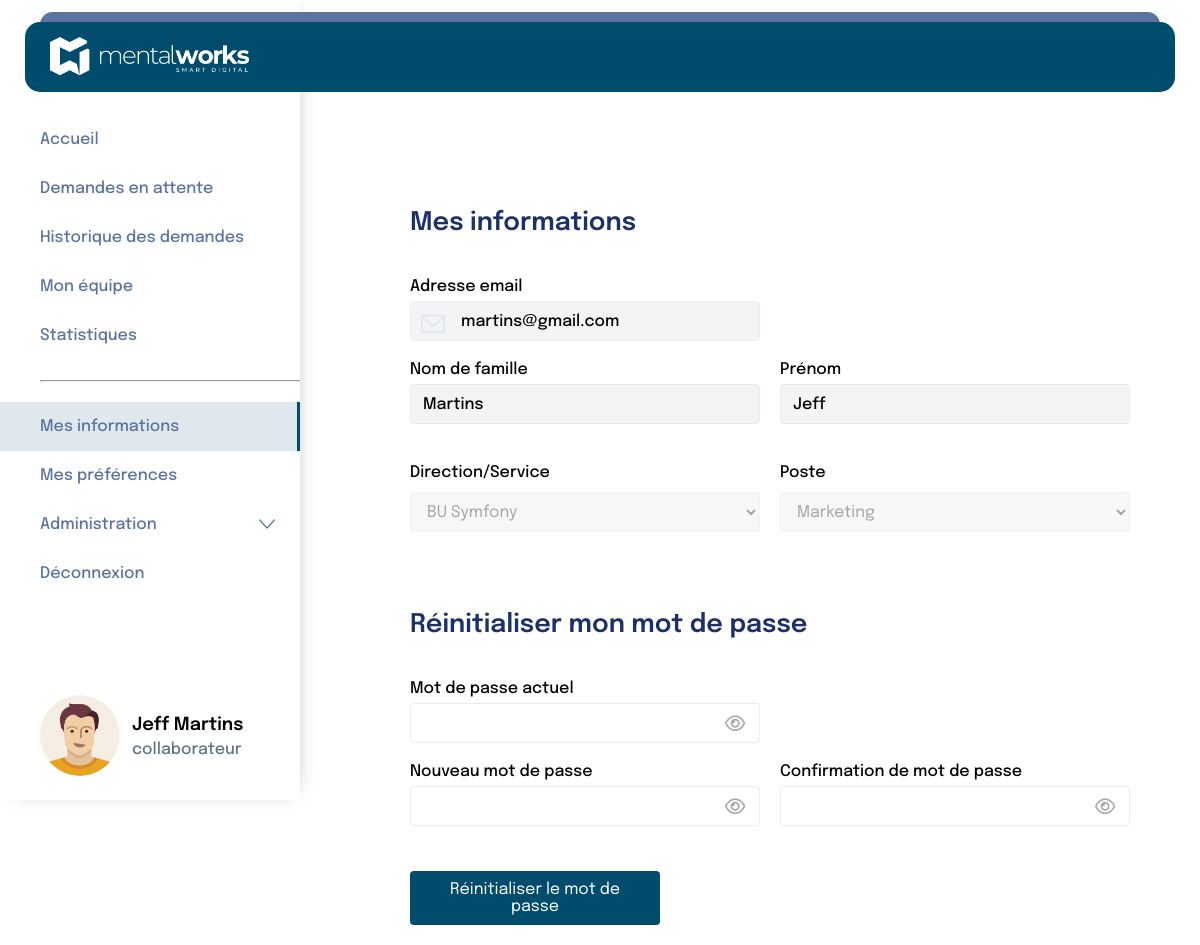
The page /pages/manager/mesInformations.php (signed in) on the database its author committed.
### tables this page shows
CREATE TABLE `user` (
  `id` int(11) NOT NULL,
  `email` varchar(255) NOT NULL,
  `password` varchar(255) NOT NULL,
  `enabled` tinyint(1) NOT NULL DEFAULT 1,
  `created_at` datetime NOT NULL,
  `role` varchar(50) NOT NULL,
  `person_id` int(11) NOT NULL
);

CREATE TABLE `person` (
  `id` int(11) NOT NULL,
  `last_name` varchar(100) NOT NULL,
  `first_name` varchar(100) NOT NULL,
  `manager_id` int(11) DEFAULT NULL,
  `department_id` int(11) NOT NULL,
  `position_id` int(11) NOT NULL,
  `alert_new_request` tinyint(1) NOT NULL DEFAULT 0,
  `alert_on_answer` tinyint(1) NOT NULL DEFAULT 0,
  `alert_before_vacation` tinyint(1) NOT NULL DEFAULT 0
);

CREATE TABLE `department` (
  `id` int(11) NOT NULL,
  `name` varchar(100) NOT NULL
);

CREATE TABLE `positions` (
  `id` int(11) NOT NULL,
  `name` varchar(100) NOT NULL
);

### pages/manager/mesInformations.php (the view, shortened to what this page needs)
<?php
include '../../includes/database.php';
include '../../includes/header2.php';
include '../../includes/functions.php';
$id = $_SESSION['utilisateur']['id'];
$query = $bdd->prepare("
    SELECT
        p.last_name     AS Nom,
        p.first_name    AS Prenom,
        u.email         AS Email,
        u.password      AS password,
        d.name          AS Departement,
        d.id            AS department_id,
        pos.id          AS position_id,
        pos.name        AS Position,
        p.manager_id    AS manager_id
    FROM user u
    JOIN person p ON u.person_id = p.id
    JOIN department d ON p.department_id = d.id
    JOIN positions pos ON p.position_id = pos.id
    WHERE u.id = :id
");
$query->bindParam(':id', $id, PDO::PARAM_INT);
$query->execute();
$infos   = $query->fetch(PDO::FETCH_ASSOC);
$data    = [];
?>
<link rel="stylesheet" href="../../style.css" />
<div class="flex">
  <?php include "../../includes/navBar/navBar2.php"; ?>
  <div class="containerMesInfos page">
    <section class="mesInfosSection">
      <h2>Mes informations</h2>
      <form class="mesInfosForm" method="POST">
        <label for="emailAddress">Adresse email</label>
        <input type="email"
          id="emailAddress"
          name="emailAddress"
          value="<?= htmlspecialchars($infos['Email']) ?>"
          required
          readonly />
        <div class="inlineFields">
          <div class="fieldGroup">
            <label for="lastName">Nom de famille</label>
            <input type="text"
              id="lastName"
              name="lastName"
              value="<?= htmlspecialchars($infos['Nom']) ?>"
              required
              readonly />
          </div>
          <div class="fieldGroup">
            <label for="firstName">Prénom</label>
            <input type="text"
              id="firstName"
              name="firstName"
              value="<?= htmlspecialchars($infos['Prenom']) ?>"
              required
              readonly />
          </div>
        </div>
        <div class="inlineFields">
          <div class="fieldGroup">
            <label for="department">Direction/Service</label>
            <select id="department" name="department" disabled>
              <option selected><?= htmlspecialchars($infos['Departement']) ?></option>
            </select>
          </div>
          <div class="fieldGroup">
            <label for="position">Poste</label>
            <select id="position" name="position" disabled>
              <option selected><?= htmlspecialchars($infos['Position']) ?></option>
            </select>
          </div>
        </div>
        <h2>Réinitialiser mon mot de passe</h2>
        <label for="currentPassword">Mot de passe actuel</label>
        <div class="password-wrapper">
          <input type="password"
            id="currentPassword"
            name="currentPassword"
            value="<?= $data['currentPassword'] ?? '' ?>" />
          <i class="fa-regular fa-eye toggle-password"
            data-target="currentPassword"></i>
        </div>
        <div class="inlineFields">
          <div class="fieldGroup">
            <label for="newPassword">Nouveau mot de passe</label>
            <div class="password-wrapper">
              <input type="password"
                id="newPassword"
                name="newPassword"
                value="<?= $data['newPassword'] ?? '' ?>" />
              <i class="fa-regular fa-eye toggle-password"
                data-target="newPassword"></i>
            </div>
          </div>
          <div class="fieldGroup">
            <label for="confirmPassword">Confirmation de mot de passe</label>
            <div class="password-wrapper">
              <input type="password"
                id="confirmPassword"
                name="confirmPassword"
                value="<?= $data['confirmPassword'] ?? '' ?>" />
              <i class="fa-regular fa-eye toggle-password"
                data-target="confirmPassword"></i>
            </div>
          </div>
        </div>
        <button type="submit" class="resetBtn">Réinitialiser le mot de passe</button>
      </form>
    </section>
  </div>
</div>
</body>
</html>

### style.css (style rules this page uses)
* { margin: 0; padding: 0; box-sizing: border-box; }
html { margin: 0; }
body { margin: 0; padding: 0; font-family: "Epilogue"; }
:root { --color_btn: #004c6c; --color_title: #1b3168; --color_text: #000000; --color_btn_navbarre: #5c73a0; --color_href_a: rgba(0, 76, 108, 1); --gray: #637381; --border: #eaecf0; }
h2 { font-size: 24px; color: var(--color_title); font-weight: 600; padding: 40px 0 22px 0; }
input { border: none; outline: none; font-family: "Epilogue"; font-weight: 500; }
.page { flex: 1; padding: 150px 40px 0 350px; }
.flex { display: flex; }
.Container-newdemande input, select, textarea, button { width: 100%; padding: 10px; margin-top: 5px; border: 1px solid #ccc; border-radius: 5px; font-family: "Epilogue"; }
.toggle-password { position: absolute; top: 50%; left: 90%; transform: translateY(-50%); }
input[type="email"] { background-color: white; background-image: url("images/enveloppe.png"); background-size: 24px; background-position: 10px 10px; background-repeat: no-repeat; padding-left: 60px; }
input[type="password"] { background-size: 24px; background-position: 300px 10px; background-repeat: no-repeat; padding-left: 60px; }
input[type="text"] { padding-left: 40px; }
.page .inlineFields { display: flex; gap: 20px; margin-bottom: 20px; }
.page .inlineFields .fieldGroup { display: flex; flex-direction: column; }
.page .mesInfosSection { padding: 20px; width: 75%; }
.page .mesInfosSection h2 { font-size: 1.6rem; color: var(--color_title); margin-bottom: 20px; }
.page .mesInfosForm { max-width: 600px; }
.page .mesInfosForm label { display: block; margin-bottom: 6px; font-weight: 500; }
.page .mesInfosForm input[type="text"], .page .mesInfosForm input[type="email"], .page .mesInfosForm select, .page .mesInfosForm input[type="password"] { width: 350px; height: 40px; padding: 8px 12px; border: 1px solid var(--border); border-radius: 4px; font-size: 1rem; margin-bottom: 20px; }
.page .mesInfosForm input[type="email"], .page .mesInfosForm input[type="password"] { padding-left: 50px; }
.page .mesInfosForm input[type="email"], .page .mesInfosForm input[type="text"] { background-color: rgba(243, 244, 246, 1); cursor: not-allowed; }
.page .mesInfosForm select { background-color: rgba(243, 244, 246, 1); cursor: not-allowed; }
.page .resetBtn { background-color: var(--color_btn); color: #fff; border: none; border-radius: 4px; padding: 10px 16px; cursor: pointer; width: 250px; font-size: 1rem; }
.password-wrapper { position: relative; width: 350px; }
.password-wrapper input { width: 100%; padding-right: 40px; box-sizing: border-box; }
.password-wrapper .toggle-password { position: absolute; top: 35%; left: 90%; cursor: pointer; color: #aaa; font-size: 18px; }
.containerMesInfos .mesInfosSection { padding: 20px; width: 75%; }
.containerMesInfos .mesInfosSection h2 { font-size: 1.6rem; color: var(--color_title); margin-bottom: 20px; }
.mesInfosForm { max-width: 600px; }
.mesInfosForm label { display: block; margin-bottom: 6px; font-weight: 500; }
.mesInfosForm input[type="text"], .mesInfosForm input[type="email"], .mesInfosForm input[type="password"], .mesInfosForm select { width: 350px; height: 40px; padding: 8px 12px; border: 1px solid var(--border); border-radius: 4px; font-size: 1rem; margin-bottom: 20px; }
.mesInfosForm input[type="email"], .mesInfosForm input[type="password"] { padding-left: 40px; }
.inlineFields { display: flex; gap: 20px; margin-bottom: 20px; }
.inlineFields .fieldGroup { display: flex; flex-direction: column; }
.resetBtn { background-color: var(--color_btn); color: #fff; border: none; border-radius: 4px; padding: 10px 16px; cursor: pointer; width: 220px; font-size: 1rem; }

### rows shown on the page
user: emailAddress "martins@gmail.com", lastName "Martins", firstName "Jeff", department "BU Symfony", position "Marketing"

### other values the page prints
$_SESSION['utilisateur']['prenom'] "Jeff"
$_SESSION['utilisateur']['nom'] "Martins"
$_SESSION['utilisateur']['role'] "collaborateur"
